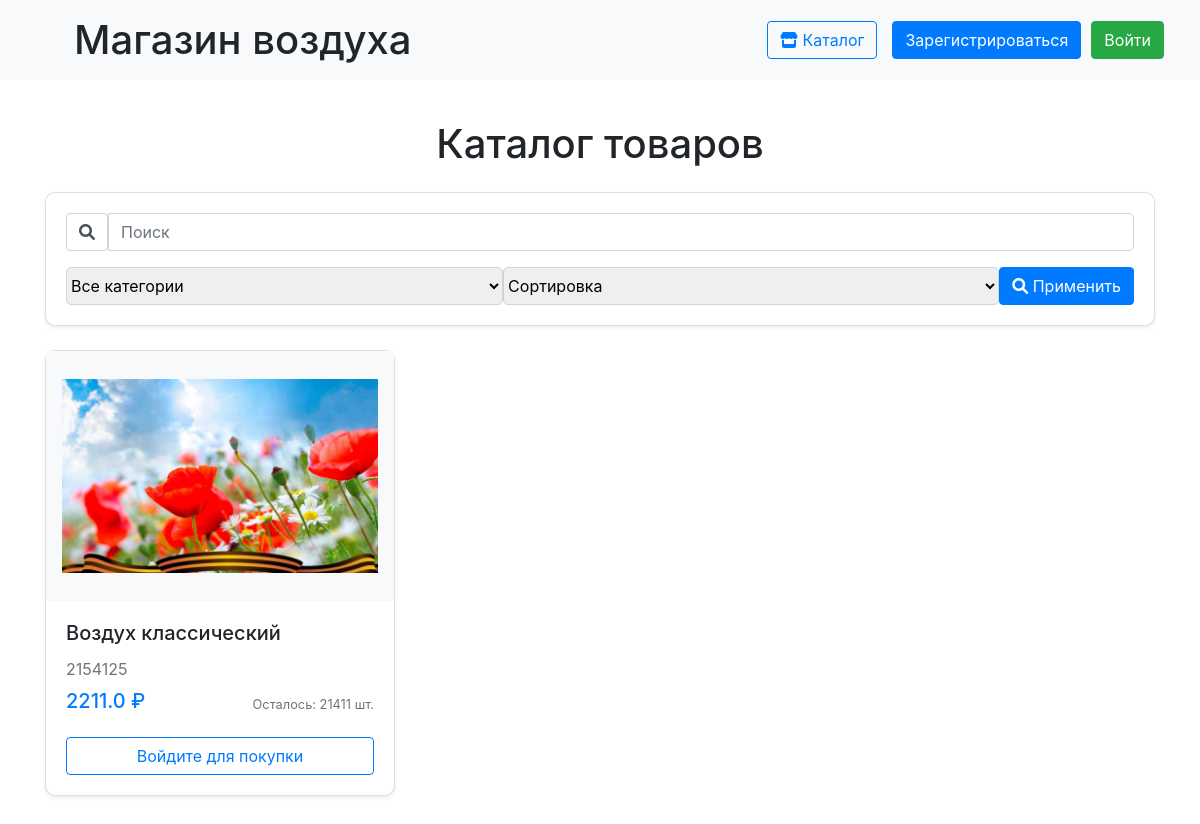
The app's page /, older data.
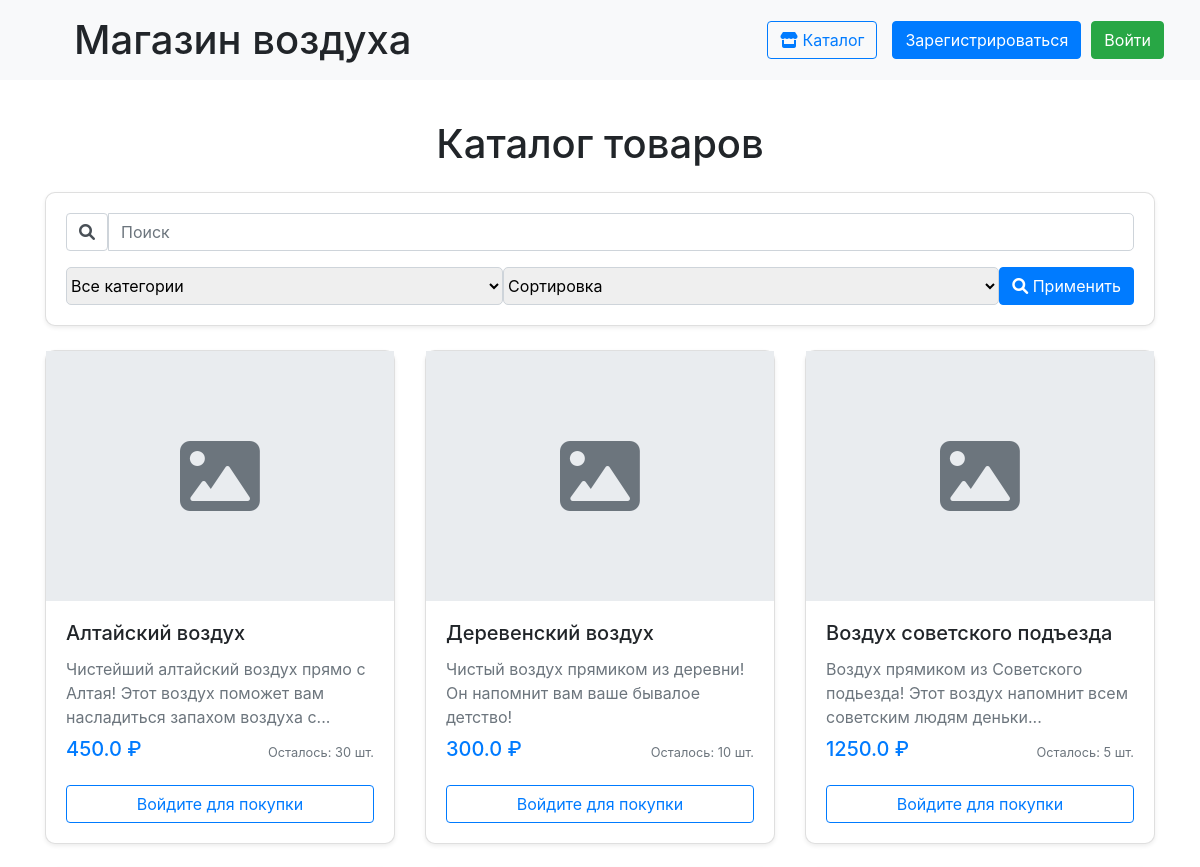
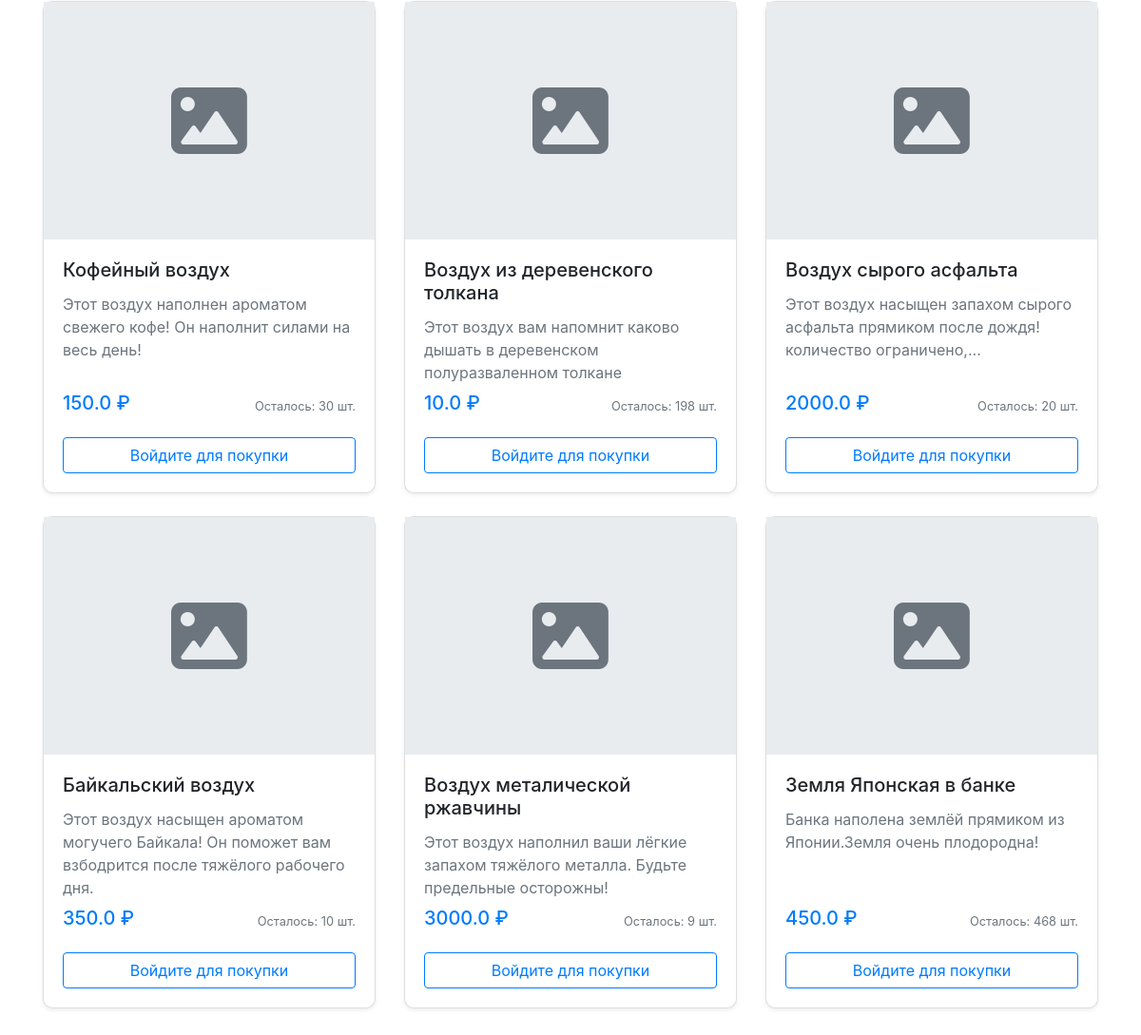
The same page, newer data (2 pictures, top to bottom).
### data/products.py (models this page shows, shortened)
class Product(SqlAlchemyBase):
    __tablename__ = 'products'
    id = sa.Column(sa.Integer, primary_key=True, autoincrement=True)
    title = sa.Column(sa.String, nullable=False)
    description = sa.Column(sa.Text)
    price = sa.Column(sa.Float, nullable=False)
    quantity = sa.Column(sa.Integer, default=0)
    image_url = sa.Column(sa.String)
    category = sa.Column(sa.String)
    created_at = sa.Column(sa.DateTime, default=sa.func.now())
    is_available = sa.Column(sa.Boolean, default=True)

### main.py (the view)
@app.route('/')
def index():
    db_sess = db_session.create_session()
    search_query = request.args.get('q', '').strip()
    category_filter = request.args.get('category', 'all')
    sort_by = request.args.get('sort', 'none')
    query = db_sess.query(Product).filter(Product.is_available == True)
    db_sess.close()
    if search_query:
        query = query.filter(
            (Product.title.ilike(f'%{search_query}%')) |
            (Product.description.ilike(f'%{search_query}%'))
        )
    if category_filter != 'all':
        query = query.filter(Product.category == category_filter)
    if sort_by == 'price_asc':
        query = query.order_by(Product.price.asc())
    elif sort_by == 'price_desc':
        query = query.order_by(Product.price.desc())
    products = query.all()
    return render_template("index.html",
                           products=products,
                           search_query=search_query,
                           current_category=category_filter,
                           current_sort=sort_by)

### data/db_session.py (called while the page is built)
def create_session() -> Session:
    global __factory
    return __factory()

### templates/index.html (shortened to what this page needs)
{% extends "base.html" %}
{% block content %}
<div class="container py-4">
    <h1 class="text-center mb-4">Каталог товаров</h1>
    <div class="card mb-4 shadow-sm">
        <div class="card-body">
            <form method="get" action="{{ url_for('index') }}">
                <div class="mb-3">
                    <div class="input-group">
                        <span class="input-group-text bg-white">
                            <i class="fas fa-search"></i>
                        </span>
                        <input type="text" name="q" class="form-control" placeholder="Поиск"
                               value="{{ search_query if search_query }}">
                    </div>
                </div>
                <div class="d-flex align-items-stretch gap-2" style="height: 38px;">
                    <select name="category" class="form-select flex-grow-1 h-100">
                        <option value="all" {% if current_category == 'all' %}selected{% endif %}>Все категории</option>
                    </select>
                    <select name="sort" class="form-select flex-grow-1 h-100">
                        <option value="none" {% if current_sort == 'none' %}selected{% endif %}>Сортировка</option>
                    </select>
                    <button type="submit" class="btn btn-primary h-100">
                        <i class="fas fa-search"></i> Применить
                    </button>
                </div>
            </form>
        </div>
    </div>
    <div class="row">
        {% for product in products %}
        <div class="col-lg-4 col-md-6 mb-4">
            <div class="card h-100 shadow-sm">
                <div class="product-image-container">
                    {% if product.image_url %}
                    <img src="{{ url_for('static', filename=product.image_url) }}"
                         class="card-img-top img-fluid p-3"
                         alt="{{ product.title }}"
                         style="max-height: 250px; object-fit: contain;">
                    {% else %}
                    <div class="no-image-placeholder d-flex align-items-center justify-content-center">
                        <i class="fas fa-image fa-5x text-muted"></i>
                    </div>
                    {% endif %}
                </div>
                <div class="card-body d-flex flex-column">
                    <h5 class="card-title">{{ product.title }}</h5>
                    {% if product.description %}
                    <p class="card-text text-muted mb-2">{{ product.description|truncate(100) }}</p>
                    {% endif %}
                    <div class="mt-auto">
                        <div class="d-flex justify-content-between align-items-center mb-3">
                            <span class="h5 text-primary">{{ product.price }} ₽</span>
                            <small class="text-muted">Осталось: {{ product.quantity }} шт.</small>
                        </div>
                        {% if current_user.is_authenticated %}
                        <form action="{{ url_for('buy', product_id=product.id) }}" method="POST">
                            <div class="input-group">
                                <input type="number" name="quantity" value="1" min="1"
                                       max="{{ product.quantity }}" class="form-control">
                                <button class="btn btn-success" {% if product.quantity < 1 %}disabled{% endif %}>
                                    <i class="fas fa-shopping-cart"></i> Купить
                                </button>
                            </div>
                        </form>
                        {% else %}
                        <a href="{{ url_for('login') }}" class="btn btn-outline-primary btn-block">
                            Войдите для покупки
                        </a>
                        {% endif %}
                    </div>
                </div>
            </div>
        </div>
        {% endfor %}
    </div>
</div>
{% endblock %}

### templates/base.html (shortened to what this page needs)
<!doctype html>
<html lang="en">
<head>
    <link rel="stylesheet" href="https://stackpath.bootstrapcdn.com/bootstrap/4.4.1/css/bootstrap.min.css">
    <link rel="stylesheet" href="https://cdnjs.cloudflare.com/ajax/libs/font-awesome/6.0.0/css/all.min.css">
    <link rel="stylesheet" href="{{ url_for('static', filename='css/style.css') }}">
</head>
<body>
<nav class="navbar navbar-light bg-light">
    <div class="navbar-container">
        <h1 class="m-2" style="padding-left: 30px;">Магазин воздуха</h1>
        <div class="nav-section">
            {% if current_user.is_authenticated %}
                <a href="{{ url_for('cart') }}" class="btn btn-primary mr-2">
                    <i class="fas fa-shopping-cart"></i> Корзина
                </a>
                <a href="{{ url_for('index') }}" class="btn btn-outline-primary">
                    <i class="fas fa-store"></i> Каталог
                </a>
                <div class="d-flex align-items-center">
                    <span class="balance mr-2" onclick="window.location.href='{{ url_for('payment') }}'">
                        {{ current_user.balance }} ₽
                    </span>
                    <span class="username {% if current_user.is_admin %}admin-badge{% endif %}"
                          onclick="window.location.href='{{ url_for('profile') }}'">
                        {{ current_user.name }}
                        {% if current_user.is_admin %}<span class="badge badge-warning ml-2">ADMIN</span>{% endif %}
                    </span>
                </div>
            {% else %}
                <a href="{{ url_for('index') }}" class="btn btn-outline-primary">
                    <i class="fas fa-store"></i> Каталог
                </a>
                <div class="auth-buttons">
                    <a class="btn btn-primary" href="/register">Зарегистрироваться</a>
                    <a class="btn btn-success" href="/login">Войти</a>
                </div>
            {% endif %}
        </div>
    </div>
</nav>
<main>
    {% block content %}{% endblock %}
</main>
</body>
</html>

### static/css/style.css (style rules this page uses)
.navbar-container { width: 100%; display: flex; justify-content: space-between; align-items: center; }
.nav-section { display: flex; align-items: center; gap: 15px; }
.auth-buttons { display: flex; gap: 10px; align-items: center; }
.navbar-container { display: flex; justify-content: space-between; align-items: center; width: 100%; padding: 0 20px; }

### templates/index.html (style rules this page uses)
.product-image-container { height: 250px; display: flex; align-items: center; justify-content: center; background-color: #f8f9fa; overflow: hidden; }
.no-image-placeholder { height: 100%; width: 100%; background-color: #e9ecef; }
.card { transition: transform 0.2s; border-radius: 10px; }
.form-select, .form-control { border-radius: 5px; border: 1px solid #ced4da; }
.input-group-text { padding: 0.5rem 0.75rem; }

Row changes from the older to the newer data that the page shows:
removed Product: image_url (picture), title "Воздух классический", description "2154125", price "2211.0", quantity "21411"
added Product: title "Алтайский воздух", description "Чистейший алтайский воздух прямо с Алтая! Этот воздух поможет вам насладиться запахом воздуха с...", price "450.0", quantity "30"
added Product: title "Деревенский воздух", description "Чистый воздух прямиком из деревни! Он напомнит вам ваше бывалое детство!", price "300.0", quantity "10"
added Product: title "Воздух советского подъезда", description "Воздух прямиком из Советского подьезда! Этот воздух напомнит всем советским людям деньки...", price "1250.0", quantity "5"
added Product: title "Кофейный воздух", description "Этот воздух наполнен ароматом свежего кофе! Он наполнит силами на весь день!", price "150.0", quantity "30"
added Product: title "Воздух из деревенского толкана", description "Этот воздух вам напомнит каково дышать в деревенском полуразваленном толкане", price "10.0", quantity "198"
added Product: title "Воздух сырого асфальта", description "Этот воздух насыщен запахом сырого асфальта прямиком после дождя! количество ограничено,...", price "2000.0", quantity "20"
added Product: title "Байкальский воздух", description "Этот воздух насыщен ароматом могучего Байкала! Он поможет вам взбодрится после тяжёлого рабочего дня.", price "350.0", quantity "10"
added Product: title "Воздух металической ржавчины", description "Этот воздух наполнил ваши лёгкие запахом тяжёлого металла. Будьте предельные осторожны!", price "3000.0", quantity "9"
added Product: title "Земля Японская в банке", description "Банка наполена землёй прямиком из Японии.Земля очень плодородна!", price "450.0", quantity "468"
